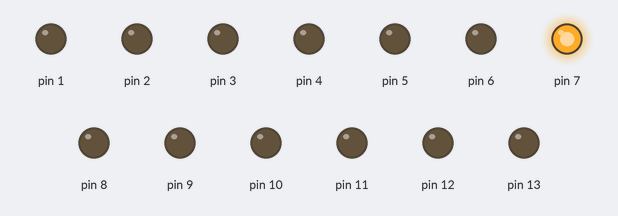
The sketch below on a simulated Arduino Uno, built with avr-gcc and run on an emulated ATmega328P. Parts: output pins drawn as LEDs (lit = HIGH).

Above: at 0.1 s.
Timing chart, 0 to 1.6 s (numbered marks = the images above):
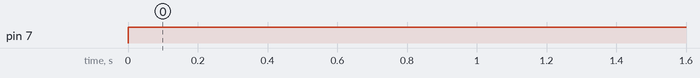

The sketch:

test.ino
```cpp
void setup() {
  // put your setup code here, to run once:
pinMode(2,OUTPUT);
pinMode(3,OUTPUT);
pinMode(4,OUTPUT);
pinMode(5,OUTPUT);
pinMode(6,OUTPUT);
pinMode(7,OUTPUT);
pinMode(8,OUTPUT);
pinMode(9,OUTPUT);
pinMode(10,OUTPUT);
pinMode(11,OUTPUT);
pinMode(12,OUTPUT);
pinMode(13,OUTPUT);
pinMode(1,OUTPUT);
}

void loop() {
  // put your main code here, to run repeatedly:
digitalWrite(7, HIGH);
}
```

Measured:
- by itself, pin 7: LOW → HIGH at 0.00 s
